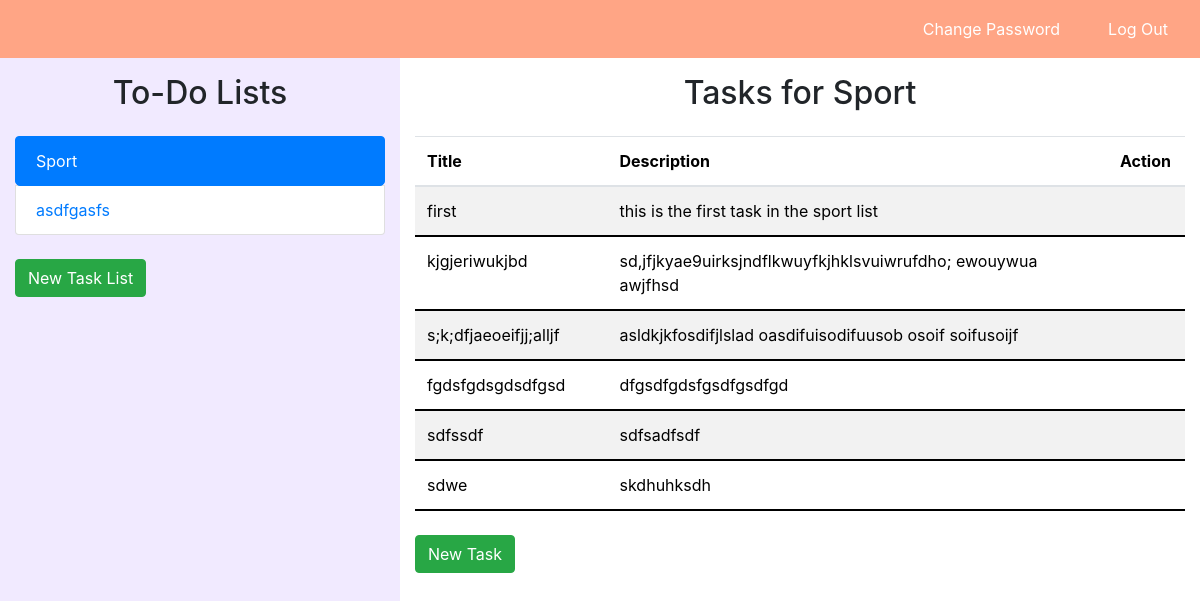
Page /tasks/26/ (signed in) on the committed database.
### home/models.py (models this page shows)
class TaskList(models.Model):
    name = models.CharField(max_length=255)
    user = models.ForeignKey(User, on_delete=models.CASCADE)

class Task(models.Model):
    title = models.CharField(max_length=200)
    body = models.TextField()
    created = models.DateTimeField(auto_now_add=True)
    task_list = models.ForeignKey(TaskList, on_delete=models.CASCADE)

### home/views.py (the view)
# urls.py: path('tasks/<int:pk>/', views.task_list_detail, name='tasks'),
def task_list_detail(request, pk):
    todolist = get_object_or_404(TaskList, pk=pk)
    todolists = TaskList.objects.filter(user=request.user)
    tasks = Task.objects.filter(task_list=todolist)
    context = {'todolist': todolist, 'todolists': todolists, 'tasks': tasks , 'pk': pk}
    return render(request, 'tasks.html', context)

### templates/tasks.html
{% extends 'base.html' %}
{% load static %}
    {% block head %}
    <link rel="stylesheet" type="text/css" href="{% static 'home/normalize.css' %}" />
    <link rel="stylesheet" type="text/css" href="{% static 'home/tasks.css' %}" />
    <link rel="stylesheet" type="text/css" href="{% static 'home/fontawesome-free-6.4.0-web/css/all.min.css' %}" />
    <link rel="stylesheet" type="text/css" href="{% static 'home/navbar.css' %}" />
    {% endblock %}
    {% block navbar %}
      {% include 'navbar.html' %}
    {% endblock %}
{% block content %}
  <div class="row" style="margin: 0;">
    <div class="col-md-4" style="background-color: #f1eaff; height: 100vh;">
      <h2 style="padding: 1rem 0;
      display: flex;
      justify-content: center;">To-Do Lists</h2>
      <ul class="list-group">
        {% for tdl in todolists %}
        <div class="list-group-item{% if tdl.pk == todolist.pk %} active{% endif %}">
          <a href="{% url 'tasks' tdl.pk %}" class="">{{ tdl.name }}</a>
          <div class="edit-delete">
            <a class='fa fa-pencil' style='color:#ffdd00' href="{% url 'task_list_edit' pk=tdl.pk %}"></a>
            <a class="fa fa-trash" aria-hidden="true" href="{% url 'task_list_delete' pk=tdl.pk %}" style='color: red; margin-left: .3rem;'></a>
          </div>
        </div>
        {% endfor %}
      </ul>
      <br>
      <a class="btn btn-success tasklist margin-right" href="{% url 'task_list_new' %}">New Task List</a>
    </div>
    <div class="col-md-8">
      <h2 style="padding: 1rem 0;
      display: flex;
      justify-content: center;">Tasks for {{ todolist.name }}</h2>
      <div class="task_list_item">
        <table class="table table-striped" style="margin-bottom: 0;">
          <thead>
            <tr>
              <th scope="col" class="title-column"> Title </th>
              <th scope="col" class="body-column"> Description </th>
              <th scope="col" class="action-column"> Action </th>
            </tr>
          </thead>
          <tbody>
          {% for task in tasks %}
            <tr class="table-row">
              <td> {{ task.title }} </td>
              <td> {{ task.body }} </td>
              <td>
                <a class='fa fa-pencil' style='color:#ffdd00' href="{% url 'task_edit' pk=task.pk %}"></a>
                <a class="fa fa-trash" aria-hidden="true" href="{% url 'task_delete' pk=task.pk %}" style='color: red; margin-left: .3rem;'></a>
              </td>
            </tr>
            {% empty %}
          <p>No tasks yet.</p>
            {% endfor %}
          </tbody>
        </table>
      </div>
      <br>
      <div class="btns">
        <a class="btn btn-success margin-right" href="{% url 'task_new' pk=pk %}">New Task</a>
      </div>
    </div>
  </div>
{% endblock %}

### templates/base.html (shortened to what this page needs)
<!DOCTYPE html>
<html lang="en">
<head>
    <link rel="stylesheet" href="https://cdn.jsdelivr.net/npm/bootstrap@4.1.3/dist/css/bootstrap.min.css">
    {% block head %} {% endblock %}
</head>
<body>
    <div class="navbarrr">
        {% block navbar %} {% endblock %}
    </div>
    <div class="content-forget">
        {% block content %}
        {% endblock %}
        {% include 'message.html' %}
    </div>
</body>
</html>

### templates/navbar.html
    <div class="header">
        <div class="section">
            <div class="section-item">
                <a href="{% url 'task_lists' %}">
                <i class='fas fa-tasks logo'></i>
                </a>
            </div>
        </div>
        <div class="section">
            <a class="section-item button" href="{% url 'forget_password' %}">Change Password</a>
            <a class="section-item button logout" href="{% url 'logout' %}">Log Out</a>
        </div>
    </div>

### templates/message.html (shortened to what this page needs)
{% load static %}
{% block head %}
    <link rel="stylesheet" type="text/css" href="{% static 'home/normalize.css' %}" />
    <link rel="stylesheet" type="text/css" href="{% static 'home/message.css' %}" />
{% endblock %}

### home/static/home/tasks.css (style rules this page uses)
.list-group-item { display: flex; justify-content: space-between; align-items: center; }
.list-group-item.active > a { color: white; }
table { border-collapse: collapse; width: 90%; table-layout: fixed; margin-bottom: 1rem; }
th, td { border-bottom: 2px solid black; padding: .5rem; text-align: left; width: 25%; }
td { word-wrap: break-word; }
.task_list_item { display: flex; flex-direction: column; align-items: center; margin: 0rem; border-radius: 50px; color: black; }
.body-column { width: 65%; }
.title-column { width: 25%; }
.action-column { width: 10%; }

### home/static/home/navbar.css (style rules this page uses)
html { font-size: 100%; }
.header { display: flex; background-color: #ffa585; justify-content: space-between; }
.section { display: flex; align-items: center; margin: .5rem 1rem; }
.section-item { padding: .5rem 1rem; color: white; }
.logo { font-size: 1.5rem !important; color: white; }
.section-item + .section-item { margin-left: 1rem; }
.button { cursor: pointer; }
.active { background-color: #ff7344; border-radius: 5px; }

### templates/base.html (style rules this page uses)
body { margin: 0; }

### rows in the picture
TaskList: name "Sport"
TaskList: name "asdfgasfs"
Task: title "first", body "this is the first task in the sport list"
Task: title "kjgjeriwukjbd", body "sd,jfjkyae9uirksjndflkwuyfkjhklsvuiwrufdho; ewouywua awjfhsd"
Task: title "s;k;dfjaeoeifjj;alljf", body "asldkjkfosdifjlslad oasdifuisodifuusob osoif soifusoijf"
Task: title "fgdsfgdsgdsdfgsd", body "dfgsdfgdsfgsdfgsdfgd"
Task: title "sdfssdf", body "sdfsadfsdf"
Task: title "sdwe", body "skdhuhksdh"
